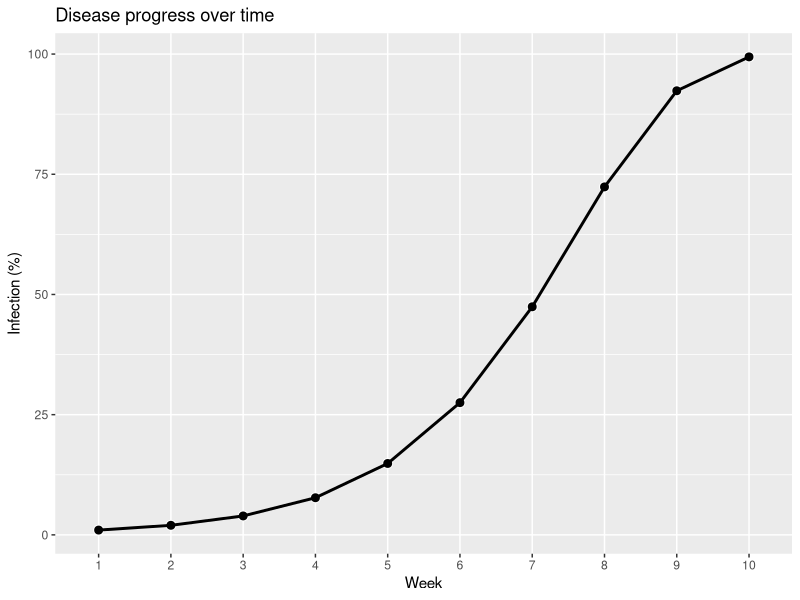
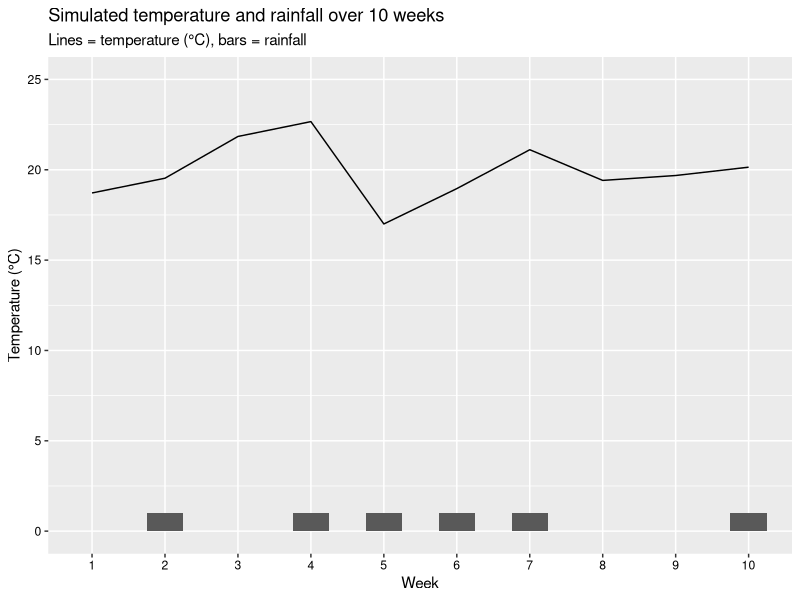
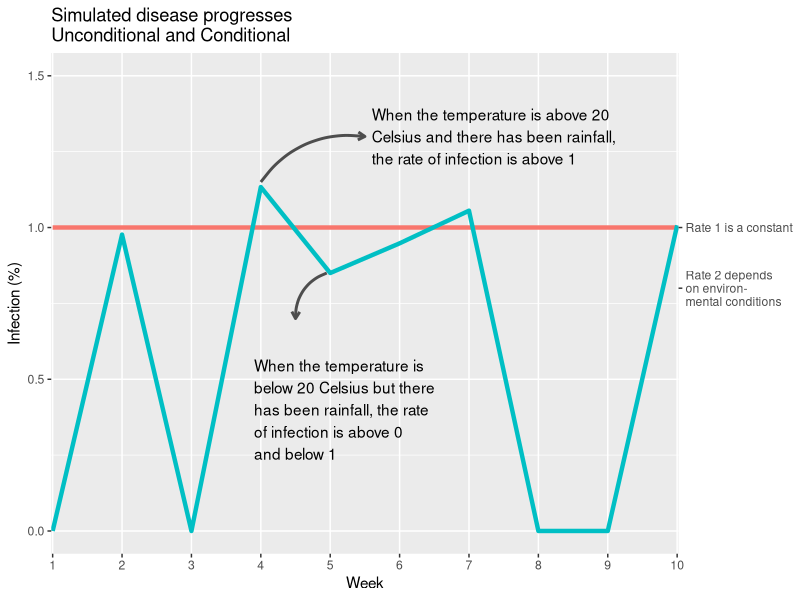
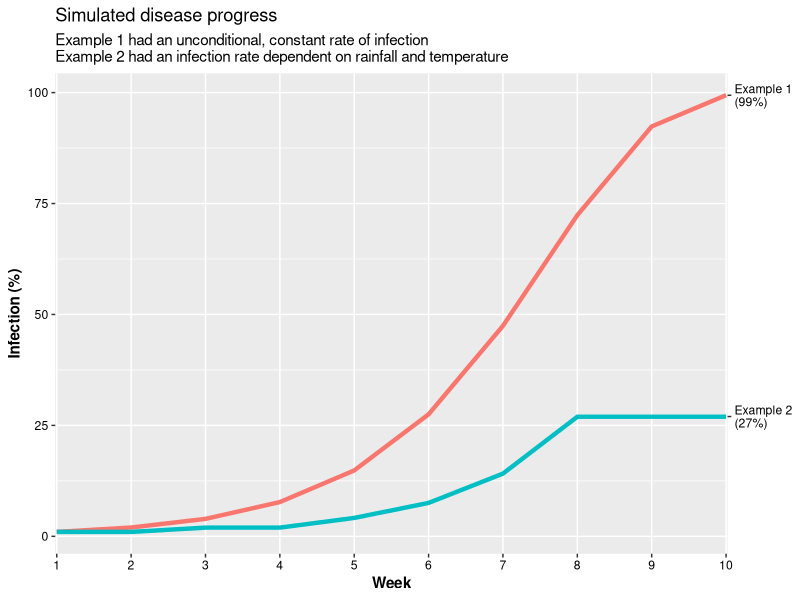
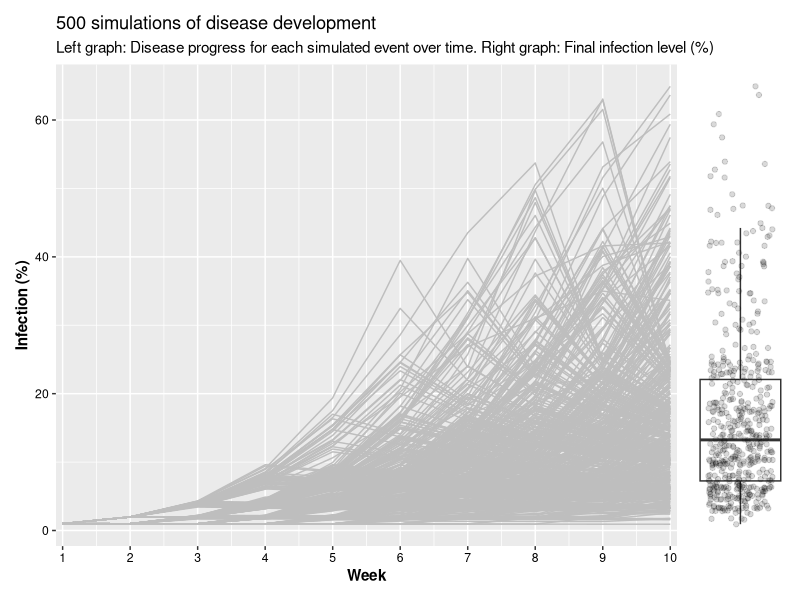

The R source for these figures, in order: (Note: a time limit stopped this script after it produced the figures.)
## ---- chunk 1

# Load necessary packages
library("tidyverse") # For data manipulation
library("purrr") # For simulations
library("patchwork") # For plotting

# Create data - a 10 x 1 matrix where week and infection level are columns
data1 <- data.frame(week = c(1:10), 
                    inf1 = c(1, rep(0,9)))
data1

# Set the rate of infection to 1
r1 <- 1

# Use a for loop to simulate infection over 9 weeks based on the logistic growth model (covered in Lesson X):

# For weeks 2 through 10
for (j in 2:10){
  
    # Calculate infection in jth week using the infection level in the previous week and the rate of infection
  data1$inf1[j] <- data1$inf1[(j-1)] * (1 + r1 * (1-data1$inf1[(j-1)]/100))
}
data1

# Coerce data1$week into a factor class, then pass it to ggplot()
data1 %>% mutate(week = as.factor(week)) %>%
  
  # Plot infection percentage by week
  ggplot(aes(x = week, y = inf1, group = 1)) + 
    geom_point(shape = 21, color = "white", fill = "black", size = 3) +
    geom_line(linewidth = 1) +
    labs(y = "Infection (%)", x = "Week", 
    title = "Disease progress over time")

## ---- chunk 2

# Define a pseudorandom value to ensure reproducibility 
set.seed(441909)

# Create the example weather data
weather <- data.frame(week = 1:10, 
                    rain = rbinom(n = 10, size = 1, prob = 0.5), 
                    temp = 20 + rnorm(n = 10, mean = 0, sd = 2))

# Coerce week values into factor class and pass the data along to be visualized with a pipe (%>%)
weather %>% 
  mutate(week = factor(week)) %>%
  ggplot(aes(x = week, group = 1)) +
  geom_line(aes(y = temp)) + # Represent temperature with a line
  geom_col(aes(y = rain), width = 0.5) + # Represent rainfall with a bar
  scale_y_continuous(limits = c(0,25), breaks = seq(0,25,5)) +
  labs(title = "Simulated temperature and rainfall over 10 weeks",
       subtitle = "Lines = temperature (°C), bars = rainfall", 
       y = "Temperature (°C)", 
       x = "Week") + 
       theme(axis.text = element_text(color = "black"))

## ---- chunk 3

# Manipulate weather data to create r2 and create a column for inf
data2 <- 
  weather %>% 
  mutate(r2 = r1 * rain * (1 + (temp - 20)/20)) %>% 
  mutate(inf2 =  c(1, rep(0,9)))
data2

# Use a for loop to simulate disease progression
for (j in 2:10) {data2$inf2[j] <- data2$inf2[j-1] * 
                    (1 + data2$r2[j-1]*(1 - data2$inf2[j-1]/100))
}
data2

## ---- chunk 4

# Merge data1 and data2
rates <- left_join(data1, data2, by = join_by(week)) %>%

  # Set r1 and coerce week to factor class
  mutate(r1 = 1, week = factor(week)) %>%

  # Select only relevant columns
  select(week, inf1, inf2, r1, r2) %>%

  # Transform the data to a longer format where r1 and r2 are in columns
  pivot_longer(.,
               cols = c(r1, r2),
               names_to = "Rate_Perc")

# Plot r1 and r2 over time
ggplot(rates, aes(x = week, y = value, color = Rate_Perc, group = Rate_Perc)) +
  geom_line(linewidth = 1.5) +
  scale_y_continuous(limits = c(0, 1.5),
                     sec.axis = sec_axis(~.*1, breaks = c(1,0.8), 
                                         labels = c("Rate 1 is a constant", "Rate 2 depends\non environ-\nmental conditions"))) +
  scale_x_discrete(expand = c(0, 0.02)) +
  labs(x = "Week", y = "Infection (%)", 
      title = "Simulated disease progresses\nUnconditional and Conditional") +
  theme(legend.position = "none") +

  # Add the first arrow
  annotate(geom = "curve", x = 4, y = 1.15, xend = 5.5, yend = 1.3, curvature = -0.3, arrow = arrow(length = unit(2, "mm")), size = 1, color = "grey30") +
  
  # Add a label to the first arrow 
  annotate(label = "When the temperature is above 20\nCelsius and there has been rainfall,\nthe rate of infection is above 1", 
           geom = "text", x = 5.6, y = 1.3, hjust = "left") +
  
  # Add the second arrow 
  annotate(geom = "curve", x = 4.95, y = 0.85, xend = 4.5, yend = 0.7, curvature = 0.35, arrow = arrow(length = unit(2, "mm")), size = 1, color = "grey30") +
  
  # Add a label to the second arrow 
  annotate(label = "When the temperature is\nbelow 20 Celsius but there\nhas been rainfall, the rate\nof infection is above 0\nand below 1", geom = "text", x = 3.9, y = 0.4, hjust = "left")

## ---- chunk 5

# Merge data1 and data2 
infs <- left_join(data1, data2, by = join_by(week)) %>%
  
  # Set column r1 to be 1 and make the week column into a factor class
  mutate(r1 = 1, 
         week = factor(week)) %>% 
  
  # Select 
  select(week, inf1, inf2)

# Transform infs into a longer dataframe with inf1 and inf2 values as a column
pivot_longer(infs, cols = c(inf1, inf2),
             names_to = "Inf_Perc") %>% 
  
  # And pass it to ggplot2() for visualization 
  ggplot(., aes(x = week, y = value, color = Inf_Perc, group = Inf_Perc)) +
  geom_line(linewidth = 1.5) +
  scale_y_continuous(sec.axis = sec_axis(~.*1, 
                                         breaks = c(99.4, 27),
                                         labels = c("Example 1\n(99%)", "Example 2\n(27%)"))) +
  scale_x_discrete(expand = c(0, 0.02)) +
  labs(x = "Week", y = "Infection (%)", 
       title = "Simulated disease progress", 
       subtitle = "Example 1 had an unconditional, constant rate of infection \nExample 2 had an infection rate dependent on rainfall and temperature") +
  theme(legend.position = "none",
        axis.text = element_text(color = "black"),
        axis.title = element_text(face = "bold"))

## ---- chunk 6

# Define 'DiseaseCast' as a function that requires rate of infection, number of weeks to model, the starting disease %, and the probability of rain in a given week
DiseaseCast <- function(rate, nweeks, start, rprob){
  
  # Create a data frame 'dis.data' with placeholder columns for inf (% infected) and temp, and data for rainfall and week
  dis.data <- data.frame(inf = rep(0, nweeks),
                        rain = rbinom(n = nweeks, size = 1, prob = rprob),
                        temp = rep(0, nweeks),
                        week = 1:nweeks)
  
  # Fill in the starting % infected and temperature
  dis.data$inf[1] <- start
  dis.data$temp[1] <- 20
  
  # Use a for loop to simulate the temperature over nweeks
  for (j in 2:nweeks){
    
    dis.data$temp[j] <- dis.data$temp[j-1] + rnorm(n = 1, mean = 0, sd = 2)
  }
  
  # Transform dis.data to produce rates of infection dependent on rain and temp. Use an if_else statement to avoid problems with negative temp
  dis.data <- mutate(dis.data, 
                    temp = if_else(temp < 0, 0, temp)) %>%
    mutate(rate = rate * rain * (1 + (temp - 20)/20))
  
  # Calculate the % of infection over time
  for (j in 2:10){
    
  # Calculate the % infected using an if_else statement to avoid scenarios where the total % infected is 100% or above
    dis.data$inf[j] <- dis.data$inf[j-1] * (1 + dis.data$rate[j-1]) * (1 - (if_else(dis.data$inf[j-1] >= 100, 1, dis.data$inf[j-1]/100)))
  
  # Mutate dis.data to have a column for the week, and to avoid adding % infected values of 100% or more
  dis.data <- mutate(dis.data,
                    week = 1:nweeks,
                    inf = if_else(inf >= 100, 100, inf))
  }
  
  # Return the data frame object
  dis.data
}

## ---- chunk 7

# Define the number of simulations
n <- 500

# Create an XX object where every iteration of the simulation is stored
simul_1 <- map(seq_len(n),
               ~DiseaseCast(r = 1, nweeks = 10, start = 1, rprob = 0.5)) %>%
  
  # Format the resulting object
  map2(., 1:n, ~cbind(.x, RUN = .y)) %>%
  bind_rows()

# Inspect the object
head(simul_1)
tail(simul_1)

## ---- chunk 8

# Create the line plot showing disease trajectory for each simulation
a <- ggplot(simul_1) + 
  geom_line(aes(x = week, y = inf, group = RUN, color = RUN), color = "grey") +
  labs(x = "Week", y = "Infection (%)", 
       title = "500 simulations of disease development",
       subtitle = "Left graph: Disease progress for each simulated event over time. Right graph: Final infection level (%)") +
  scale_x_continuous(breaks = 1:10, expand = c(0.0, 0.1)) +
  theme(legend.position = "none",
        axis.text = element_text(color = "black"),
        axis.title = element_text(face = "bold"))

# Create the boxplot showing final disease infection level
b <- filter(simul_1, week == 10) %>% 
  ggplot(aes(x = week, y = inf)) +
  geom_boxplot(outlier.alpha = 0) +
  geom_jitter(alpha = 0.15, width = 0.3) +
  theme(panel.background = element_blank(), 
        axis.title = element_blank(),
        axis.text = element_blank(),
        axis.ticks = element_blank())

# Plot the two parts, a and b, together
a + b + plot_layout(ncol = 2, widths = c(7, 1))

## ---- chunk 9

# 500 simulations of 10% chance of rain
simul_10 <- map(seq_len(n),
                ~DiseaseCast(rate = 1, nweeks = 10, start = 1, rprob = 0.1)) %>%
  map2(., 1:n, ~cbind(.x, RUN = .y)) %>% 
  bind_rows() %>%
  mutate(prob = "p10")

# 30% chance of rain
simul_30 <- map(seq_len(n),
                ~DiseaseCast(rate = 1, nweeks = 10, start = 1, rprob = 0.3)) %>%
  map2(., 1:n, ~cbind(.x, RUN = .y)) %>% 
  bind_rows() %>%
  mutate(prob = "p30")

# 50% chance of rain
simul_50 <- map(seq_len(n),
                ~DiseaseCast(rate = 1, nweeks = 10, start = 1, rprob = 0.5)) %>%
  map2(., 1:n, ~cbind(.x, RUN = .y)) %>% 
  bind_rows() %>%
  mutate(prob = "p50")

# 70% chance of rain
simul_70 <- map(seq_len(n),
                ~DiseaseCast(rate = 1, nweeks = 10, start = 1, rprob = 0.7)) %>%
  map2(., 1:n, ~cbind(.x, RUN = .y)) %>% 
  bind_rows() %>%
  mutate(prob = "p70")

# 90% chance of rain
simul_90 <- map(seq_len(n),
                ~DiseaseCast(rate = 1, nweeks = 10, start = 1, rprob = 0.9)) %>%
  map2(., 1:n, ~cbind(.x, RUN = .y)) %>% 
  bind_rows() %>%
  mutate(prob = "p90")

# Combine each data set and select for week 10
comb_simul <- bind_rows(simul_10, simul_30, simul_50, simul_70, simul_90) %>% filter(week == 10) 

## ---- chunk 10

ggplot(comb_simul, aes(x = prob, y = inf)) +
  geom_boxplot(outlier.alpha = 0) +
  geom_jitter(alpha = 0.15, widdth = 0.3, color = "grey50") +
  labs(x = "Probability of rain", y = "Infection (%)",
       title = "Results of 500 simulations of different rain probabilities at Week 10") +
  scale_x_discrete(labels = c("10%", "30%", "50%", "70%", "90%")) +
  theme(legend.position = "none",
        axis.text = element_text(color = "black"),
        axis.title = element_text(face = "bold"))

## ---- chunk 11

# Create data for 500 simulations with r = 0.25
simul_0.25 <- map(seq_len(n),
                 ~DiseaseCast(rate = 0.25, nweeks = 10, start = 1, rprob = 0.5)) %>%
                   map2(., 1:n, ~cbind(.x, RUN = .y)) %>%
                   bind_rows() %>%
                   mutate(rate = "r_0.25")

# r = 0.50
simul_0.5 <- map(seq_len(n),
                 ~DiseaseCast(rate = 0.5, nweeks = 10, start = 1, rprob = 0.5)) %>%
                   map2(., 1:n, ~cbind(.x, RUN = .y)) %>%
                   bind_rows() %>%
                   mutate(rate = "r_0.5")

# r = 0.75
simul_0.75 <- map(seq_len(n),
                 ~DiseaseCast(rate = 0.75, nweeks = 10, start = 1, rprob = 0.5)) %>%
                   map2(., 1:n, ~cbind(.x, RUN = .y)) %>%
                   bind_rows() %>%
                   mutate(rate = "r_0.75")

# r = 1.0
simul_1.0 <- map(seq_len(n),
                 ~DiseaseCast(rate = 1.0, nweeks = 10, start = 1, rprob = 0.5)) %>%
                   map2(., 1:n, ~cbind(.x, RUN = .y)) %>%
                   bind_rows() %>%
                   mutate(rate = "r_1.0")

# r = 1.25
simul_1.25 <- map(seq_len(n),
                 ~DiseaseCast(rate = 1.25, nweeks = 10, start = 1, rprob = 0.5)) %>%
                   map2(., 1:n, ~cbind(.x, RUN = .y)) %>%
                   bind_rows() %>%
                   mutate(rate = "r_1.25")

# r = 1.5
simul_1.5 <- map(seq_len(n),
                 ~DiseaseCast(rate = 1.5, nweeks = 10, start = 1, rprob = 0.5)) %>%
                   map2(., 1:n, ~cbind(.x, RUN = .y)) %>%
                   bind_rows() %>%
                   mutate(rate = "r_1.5")

# r = 1.75
simul_1.75 <- map(seq_len(n),
                 ~DiseaseCast(rate = 1.75, nweeks = 10, start = 1, rprob = 0.5)) %>%
                   map2(., 1:n, ~cbind(.x, RUN = .y)) %>%
                   bind_rows() %>%
                   mutate(rate = "r_1.75")

# r = 2.0
simul_2.0 <- map(seq_len(n),
                 ~DiseaseCast(rate = 2.0, nweeks = 10, start = 1, rprob = 0.5)) %>%
                   map2(., 1:n, ~cbind(.x, RUN = .y)) %>%
                   bind_rows() %>%
                   mutate(rate = "r_2.0")
## ---- chunk 12

# Combine each data set
comb_simul <- bind_rows(simul_0.25, simul_0.5, simul_0.75, simul_1.0,
                        simul_1.25, simul_1.5, simul_1.75, simul_2.0) %>%
  filter(week == 10)

# Plot
ggplot(comb_simul, aes(x = rate, y = inf)) + 
  geom_boxplot(outlier.alpha = 0) +
  geom_jitter(alpha = 0.15, width = 0.3, color = "grey50") +
  labs(x = "Rate of infection", y = "Infection (%)",
       title = "500 simulations of different rates of infection (r)") +
  scale_x_discrete(labels = c("0.25", "0.5", "0.75", "1.0", "1.25", "1.5", "1.75", "2.0")) +
  theme(legend.position = "none",
        axis.text = element_text(color = "black"),
        axis.title = element_text(face = "bold"))

## ---- chunk 13

# Define InterventionCast()
InterventionCast <- function(rate, nweeks, start, rprob, threshold, action){
  
  # Create data frame with placeholder columns for week, rain, temp, % infected, and action taken
  dis.data <- data.frame(week = 1:nweeks,
                         rain = rbinom(n = nweeks, size = 1, prob = rprob),
                         temp = c(20, rep(0, (nweeks-1))), 
                         inf = c(1, rep(0, (nweeks - 1))))
  
  # Populate dis.data$temp with temperature data
  for (j in 2:nweeks){
    
    # The current week's temp is dependent on previous week's temp
    dis.data$temp[j] <- dis.data$temp[j-1] + rnorm(n = 1, mean = 0, sd = 2)
  }
  
  # Replace any negative temp values with 0 and pass dis.data on 
  dis.data <- mutate(dis.data, temp = if_else(temp < 0, 0, temp)) %>% 
    
    # Calculate the rate (dependent on temp and rain) for each week
    mutate(rate = rate * rain * (1 + (temp - 20)/20))
  
  # Calculate the % infected
  for (j in 2:nweeks){
    
    # IF the previous % infected is above 30% AND we are considering intervention, rate is 1/10th what it would be
    if (dis.data$inf[j-1] > threshold & action){
      
      # The new rate of infection is 1/10th what it would be
      r <- 0.1 * dis.data$rate[j-1]
      
      # If not...
    } else {
      
      # We use the same rate of spread, dependent only on rain and temp
      r <- dis.data$rate[j-1]
    }
    
    # The % infected is dependent on the previous % infected and whichever rate of spread is appropriate
      dis.data$inf[j] <- dis.data$inf[j-1] * (1 + r) * (1 - (if_else(dis.data$inf[j-1] >= 100, 1, dis.data$inf[j-1]/100)))
  }
  
  # Return the data frame
  dis.data
}


## ---- chunk 14

# Create data for 500 simulations when intervention is considered
simul_int <- map(seq_len(n),
                 ~InterventionCast(rate = 1, nweeks = 10, rprob = 0.5, threshold = 30, action = TRUE)) %>% 
  map2(., 1:n, ~cbind(.x, RUN = .y)) %>%
  bind_rows()

# When intervention is not considered
simul_no.int <- map(seq_len(n),
                 ~InterventionCast(rate = 1, nweeks = 10, rprob = 0.5, threshold = 30, action = FALSE)) %>% 
  map2(., 1:n, ~cbind(.x, RUN = .y)) %>%
  bind_rows()

## ---- chunk 15

# Create a plot for the disease trajectory over time for the group WITH intervention
int.tra <- ggplot(simul_int) +
  geom_line(aes(x = week, y = inf, color = RUN, group = RUN), color = "grey") +
    geom_hline(aes(yintercept = 30), linetype = "dashed") +
  labs(x = "Week", y = "Infection (%)",
       title = "Disease WITH intervention", 
       subtitle = "When the percent of infected plants was above 30%, treatment was applied and the rate of infection was decreased to 1/10th") +
  scale_x_continuous(breaks = 1:10, expand = c(0.0, 0.1)) +
    ylim(0,80) +
 theme(legend.position = "none", 
        axis.text = element_text(color = "black"),
        axis.title = element_text(face = "bold")) +
        annotate(label = "30% intervention threshold",
                 geom = "text", x = 1, y = 33, hjust = "left")

# Create a boxplot for the final % infected WITH intervention
int.box <- filter(simul_int, week == 10) %>%
  ggplot(aes(x = week, y = inf)) +
  geom_boxplot(outlier.alpha = 0) +
  geom_jitter(alpha = 0.15, width = 0.3, color = "grey50") +
  theme(panel.background = element_blank(),
        axis.title = element_blank(),
        axis.text = element_blank(),
        axis.ticks = element_blank())

# Create a plot for the disease trajectory over time for the group WITHOUT intervention
no.int.tra <- ggplot(simul_no.int) +
  geom_line(aes(x = week, y = inf, color = RUN, group = RUN), color = "grey") +
  labs(x = "Week", y = "Infection (%)",
       title = "Disease WITHOUT intervention", 
       subtitle = "No intervention was applied") +
  scale_x_continuous(breaks = 1:10, expand = c(0.0, 0.1)) +
  theme(legend.position = "none", 
        axis.text = element_text(color = "black"),
        axis.title = element_text(face = "bold")) +
  ylim(0,80)

# Create a boxplot for the final % infected WITHOUT intervention
no.int.box <- filter(simul_no.int, week == 10) %>%
  ggplot(aes(x = week, y = inf)) +
  geom_boxplot(outlier.alpha = 0) +
  geom_jitter(alpha = 0.15, width = 0.3, color = "grey50") +
  theme(panel.background = element_blank(),
        axis.title = element_blank(),
        axis.text = element_blank(),
        axis.ticks = element_blank())

# Plot all four plot items
int.tra + int.box + no.int.tra + no.int.box +
  plot_layout(ncol = 2, nrow = 2, widths = c(7, 1, 7, 1))

## ---- chunk 16

# Change n, the number of simulations to run
n = 100

# Run 100 simulations with threshold = 5
simul_05 <- map(seq_len(n),
                ~InterventionCast(rate = 1, nweeks = 10, start = 1, rprob = 0.5, threshold = 5, action = TRUE)) %>%
  map2(., 1:n, ~cbind(.x, RUN = .y)) %>% 
  bind_rows() %>%
  mutate(threshold = "5") 

# Run 100 simulations with threshold = 10
simul_10 <- map(seq_len(n),
                ~InterventionCast(rate = 1, nweeks = 10, start = 1, rprob = 0.5, threshold = 10, action = TRUE)) %>%
  map2(., 1:n, ~cbind(.x, RUN = .y)) %>% 
  bind_rows() %>%
  mutate(threshold = "10") 

# Run 100 simulations with threshold = 15
simul_15 <- map(seq_len(n),
                ~InterventionCast(rate = 1, nweeks = 10, start = 1, rprob = 0.5, threshold = 15, action = TRUE)) %>%
  map2(., 1:n, ~cbind(.x, RUN = .y)) %>% 
  bind_rows() %>%
  mutate(threshold = "15") 

# Run 100 simulations with threshold = 20
simul_20 <- map(seq_len(n),
                ~InterventionCast(rate = 1, nweeks = 10, start = 1, rprob = 0.5, threshold = 20, action = TRUE)) %>%
  map2(., 1:n, ~cbind(.x, RUN = .y)) %>% 
  bind_rows() %>%
  mutate(threshold = "20") 

# Run 100 simulations with threshold = 40
simul_40 <- map(seq_len(n),
                ~InterventionCast(rate = 1, nweeks = 10, start = 1, rprob = 0.5, threshold = 40, action = TRUE)) %>%
  map2(., 1:n, ~cbind(.x, RUN = .y)) %>% 
  bind_rows() %>%
  mutate(threshold = "40") 

# Run 100 simulations with threshold = 60
simul_60 <- map(seq_len(n),
                ~InterventionCast(rate = 1, nweeks = 10, start = 1, rprob = 0.5, threshold = 60, action = TRUE)) %>%
  map2(., 1:n, ~cbind(.x, RUN = .y)) %>% 
  bind_rows() %>%
  mutate(threshold = "60") 

# Run 100 simulations with threshold = 80
simul_80 <- map(seq_len(n),
                ~InterventionCast(rate = 1, nweeks = 10, start = 1, rprob = 0.5, threshold = 80, action = TRUE)) %>%
  map2(., 1:n, ~cbind(.x, RUN = .y)) %>% 
  bind_rows() %>%
  mutate(threshold = "80") 

## ---- chunk 17

# First, we need to combine each group of simulations (including the group of simulations with no intervention)
simul_thresh <- bind_rows(simul_05, simul_10, simul_15, simul_20, simul_40, simul_60, simul_80, simul_no.int) %>%
  
  # Then we'll filter for Week 10
  filter(., week == 10)
  
  # And now we'll plot boxplots for each threshold value
  ggplot(simul_thresh, aes(x = factor(threshold), y = inf, group = threshold)) +
  geom_boxplot(outlier.alpha = 0) +
  geom_jitter(alpha = 0.15, width = 0.3, color = "grey50") +
  labs(x = "Intervention threshold %",
       y = "Infection (%)",
       title = "Final infection level with different intervention thresholds",
       subtitle = "Intervention reduces rate of infection to 10% of its value") +
  scale_x_discrete(labels = c("5%", "10%", "15%", "20%", "40%", "60%", "80%", "No intervention")) + theme(legend.position = "none", 
      axis.text = element_text(color = "black"),
      axis.title = element_text(face = "bold"))
